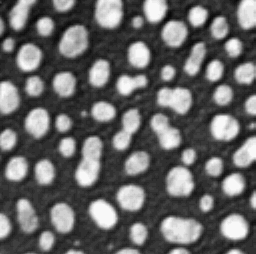
#> input picture data/blobs.tif, 256 x 254 px
$ jupyter execute --allow-errors merging_labels_based_on_centroid_distance.ipynb
#> lines starting #> are read from the running program, lines starting #| are printed output that depends on the picture; after the words box and inside, x2 and y2 are one past the last pixel; in counts of white or black regions, pixels touching at a corner belong together
# Fusion d'étiquettes selon les distances des centroïdes
Dans ce notebook, nous allons fusionner les étiquettes dans une image d'étiquettes selon les distances de leurs centroïdes les uns par rapport aux autres. Les étiquettes proches seront fusionnées.

Voir aussi
* [Discussion sur Image.sc](https://forum.image.sc/t/measure-distances-between-labels/79125)
* [Fusion d'étiquettes à l'aide de napari-accelerated-pixel-and-object-classifiers](https://github.com/haesleinhuepf/napari-accelerated-pixel-and-object-classification#merging-objects)

[cell 1]
import pyclesperanto_prototype as cle
from skimage.io import imread

À des fins de démonstration, nous utilisons une version modifiée des étiquettes dérivées de l'image d'exemple des blobs. Nous introduisons artificiellement des espaces entre elles.

[cell 2]
image = imread("../../data/blobs.tif")
#> image is the input picture: shape (254, 256); min 8, max 248, mean 103.3
image[:, 80:150] = 0
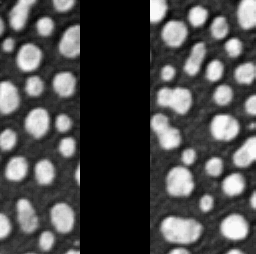
#> image: shape (254, 256); min 0, max 248, mean 74.7
image[80:130, 100:] = 0
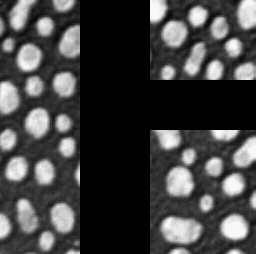
#> image: shape (254, 256); 8.15% of pixels changed, all inside (x1, y1, x2, y2) = (150, 80, 256, 130)

#> (the rest of this cell did not finish here and is left out)
